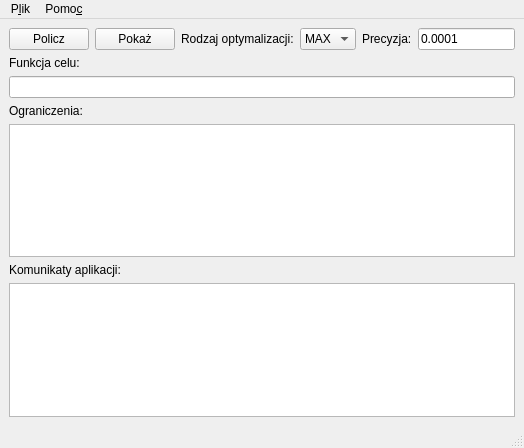
<?xml version="1.0" encoding="UTF-8"?>
<ui version="4.0">
 <class>MainWindow</class>
 <widget class="QMainWindow" name="MainWindow">
  <property name="geometry">
   <rect>
    <x>0</x>
    <y>0</y>
    <width>524</width>
    <height>448</height>
   </rect>
  </property>
  <property name="windowTitle">
   <string>MainWindow</string>
  </property>
  <property name="windowIcon">
   <iconset resource="../res/res.qrc">
    <normaloff>:/new/images/calculator.png</normaloff>:/new/images/calculator.png</iconset>
  </property>
  <widget class="QWidget" name="centralwidget">
   <layout class="QGridLayout" name="gridLayout">
    <item row="0" column="0">
     <layout class="QHBoxLayout" name="horizontalLayout">
      <item>
       <widget class="QPushButton" name="btn_calc">
        <property name="text">
         <string>Policz</string>
        </property>
       </widget>
      </item>
      <item>
       <widget class="QPushButton" name="btn_show">
        <property name="text">
         <string>Pokaż</string>
        </property>
       </widget>
      </item>
      <item>
       <widget class="QLabel" name="label_optType">
        <property name="text">
         <string>Rodzaj optymalizacji:</string>
        </property>
       </widget>
      </item>
      <item>
       <widget class="QComboBox" name="comb_type">
        <item>
         <property name="text">
          <string>MAX</string>
         </property>
        </item>
        <item>
         <property name="text">
          <string>MIN</string>
         </property>
        </item>
       </widget>
      </item>
      <item>
       <widget class="QLabel" name="label_precision">
        <property name="text">
         <string>Precyzja:</string>
        </property>
       </widget>
      </item>
      <item>
       <widget class="QLineEdit" name="text_precision">
        <property name="text">
         <string>0.0001</string>
        </property>
       </widget>
      </item>
     </layout>
    </item>
    <item row="1" column="0">
     <widget class="QLabel" name="label_objFun">
      <property name="text">
       <string>Funkcja celu:</string>
      </property>
     </widget>
    </item>
    <item row="3" column="0">
     <widget class="QLabel" name="label_conFun">
      <property name="text">
       <string>Ograniczenia:</string>
      </property>
     </widget>
    </item>
    <item row="4" column="0">
     <widget class="QPlainTextEdit" name="text_conFun"/>
    </item>
    <item row="5" column="0">
     <widget class="QLabel" name="label_logger">
      <property name="text">
       <string>Komunikaty aplikacji:</string>
      </property>
     </widget>
    </item>
    <item row="6" column="0">
     <widget class="QTextBrowser" name="disp_logger"/>
    </item>
    <item row="2" column="0">
     <widget class="QLineEdit" name="text_objFun"/>
    </item>
   </layout>
  </widget>
  <widget class="QMenuBar" name="menubar">
   <property name="geometry">
    <rect>
     <x>0</x>
     <y>0</y>
     <width>524</width>
     <height>23</height>
    </rect>
   </property>
   <widget class="QMenu" name="menuPlik">
    <property name="title">
     <string>P&amp;lik</string>
    </property>
    <addaction name="separator"/>
    <addaction name="actionNowy"/>
    <addaction name="separator"/>
    <addaction name="actionWczytaj"/>
    <addaction name="separator"/>
    <addaction name="actionZapisz"/>
    <addaction name="actionZapisz_jako"/>
    <addaction name="separator"/>
    <addaction name="actionZamknij"/>
   </widget>
   <widget class="QMenu" name="menuPomoc">
    <property name="title">
     <string>Pomo&amp;c</string>
    </property>
    <addaction name="actionTw_rcy"/>
   </widget>
   <addaction name="menuPlik"/>
   <addaction name="menuPomoc"/>
  </widget>
  <widget class="QStatusBar" name="statusbar"/>
  <action name="actionWczytaj">
   <property name="icon">
    <iconset resource="../res/res.qrc">
     <normaloff>:/new/images/loadFile.png</normaloff>:/new/images/loadFile.png</iconset>
   </property>
   <property name="text">
    <string>&amp;Wczytaj</string>
   </property>
  </action>
  <action name="actionZapisz">
   <property name="icon">
    <iconset resource="../res/res.qrc">
     <normaloff>:/new/images/save.png</normaloff>:/new/images/save.png</iconset>
   </property>
   <property name="text">
    <string>&amp;Zapisz</string>
   </property>
  </action>
  <action name="actionZapisz_jako">
   <property name="icon">
    <iconset resource="../res/res.qrc">
     <normaloff>:/new/images/saveAs.png</normaloff>:/new/images/saveAs.png</iconset>
   </property>
   <property name="text">
    <string>Zapisz &amp;jako</string>
   </property>
  </action>
  <action name="actionZamknij">
   <property name="icon">
    <iconset resource="../res/res.qrc">
     <normaloff>:/new/images/exit.png</normaloff>:/new/images/exit.png</iconset>
   </property>
   <property name="text">
    <string>Z&amp;amknij</string>
   </property>
  </action>
  <action name="actionTw_rcy">
   <property name="icon">
    <iconset resource="../res/res.qrc">
     <normaloff>:/new/images/hammer.png</normaloff>:/new/images/hammer.png</iconset>
   </property>
   <property name="text">
    <string>&amp;Twórcy</string>
   </property>
  </action>
  <action name="actionNowy">
   <property name="icon">
    <iconset resource="../res/res.qrc">
     <normaloff>:/new/images/new-file.png</normaloff>:/new/images/new-file.png</iconset>
   </property>
   <property name="text">
    <string>&amp;Nowy</string>
   </property>
  </action>
 </widget>
 <resources>
  <include location="../res/res.qrc"/>
 </resources>
 <connections/>
</ui>
